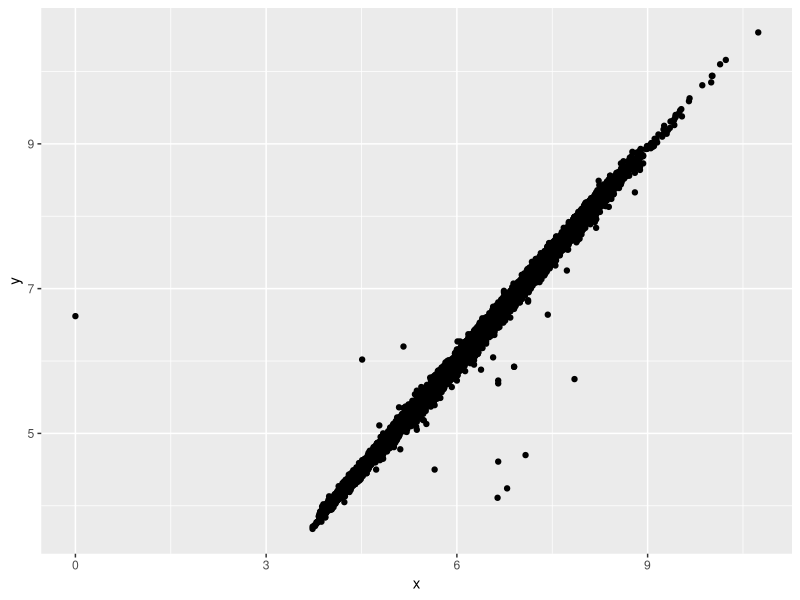
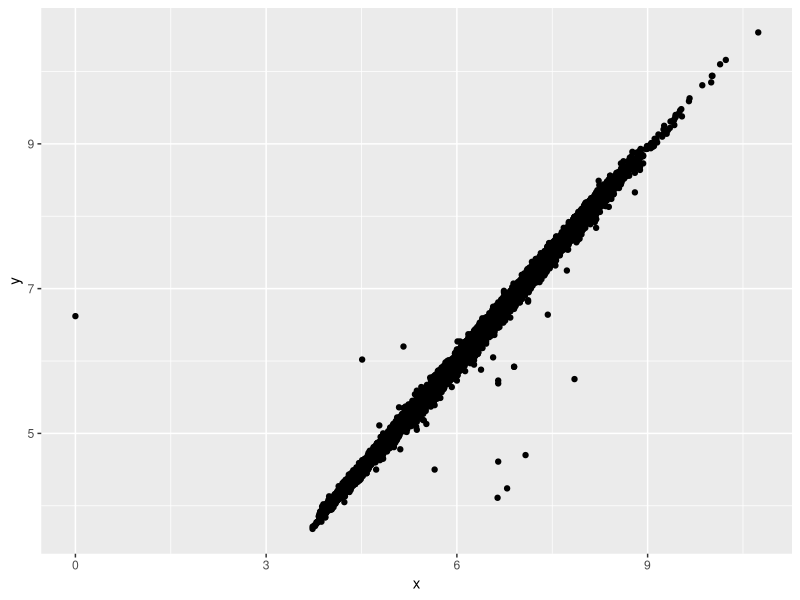

The R source for these figures, in order:
library(ggplot2)
library(magrittr)
library(dplyr)

diamonds2 <- diamonds %>% filter(between(y, 3, 20)) #把3<x<20以外的都删掉了
diamonds2 <- diamonds %>% mutate(y = ifelse(y < 3 | y > 20, NA, y)) #把3<x<20以外全部赋值成NA
ggplot(data = diamonds2, mapping = aes(x = x, y = y)) + geom_point()#display warning
ggplot(data = diamonds2, mapping = aes(x = x, y = y)) + geom_point(na.rm = TRUE)# To suppress that warning

